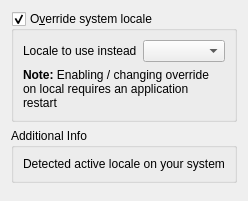
             <widget class="QWidget" name="mOptionsScrollAreaContents_09">
              <property name="geometry">
               <rect>
                <x>0</x>
                <y>0</y>
                <width>221</width>
                <height>201</height>
               </rect>
              </property>
              <layout class="QVBoxLayout" name="verticalLayout_32">
               <item>
                <widget class="QGroupBox" name="grpLocale">
                 <property name="title">
                  <string>O&amp;verride system locale</string>
                 </property>
                 <property name="checkable">
                  <bool>true</bool>
                 </property>
                 <layout class="QGridLayout" name="_12">
                  <item row="0" column="0">
                   <widget class="QLabel" name="label_5">
                    <property name="text">
                     <string>Locale to use instead</string>
                    </property>
                   </widget>
                  </item>
                  <item row="0" column="1">
                   <widget class="QComboBox" name="cboLocale"/>
                  </item>
                  <item row="1" column="0" colspan="2">
                   <widget class="QLabel" name="label_7">
                    <property name="text">
                     <string>&lt;b&gt;Note:&lt;/b&gt; Enabling / changing override on local requires an application restart</string>
                    </property>
                    <property name="wordWrap">
                     <bool>true</bool>
                    </property>
                   </widget>
                  </item>
                 </layout>
                </widget>
               </item>
               <item>
                <widget class="QGroupBox" name="groupBox_12">
                 <property name="title">
                  <string>Additional Info</string>
                 </property>
                 <layout class="QGridLayout" name="_13">
                  <item row="0" column="0">
                   <widget class="QLabel" name="lblSystemLocale">
                    <property name="text">
                     <string>Detected active locale on your system</string>
                    </property>
                   </widget>
                  </item>
                 </layout>
                </widget>
               </item>
               <item>
                <spacer name="verticalSpacer_2">
                 <property name="orientation">
                  <enum>Qt::Vertical</enum>
                 </property>
                 <property name="sizeHint" stdset="0">
                  <size>
                   <width>20</width>
                   <height>40</height>
                  </size>
                 </property>
                </spacer>
               </item>
              </layout>
             </widget>
